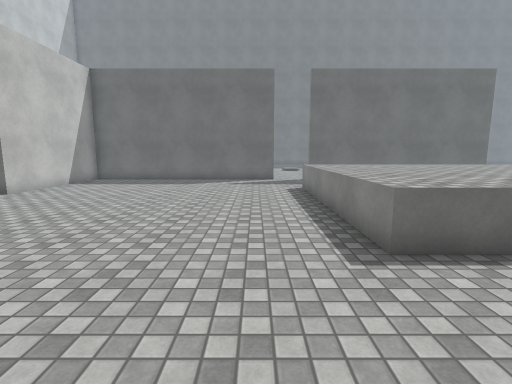
View 1 (above)

17 first-person views from a walk through a 3-D level made in the Unity game engine. The camera is 1.5 m above the floor, tilts 8° down and sees 85° across. The floor is counted in squares, 1 m on a side. Each view is taken from the middle of a square. On the plan, view 1 faces up. The plan holds only what a view shows up to about 14 squares ahead; the rest is blank. The place goes on beyond the plan. Door leaves are left out, so doorways stand open. Surface patterns are stand-ins for the level's own textures.

View 2
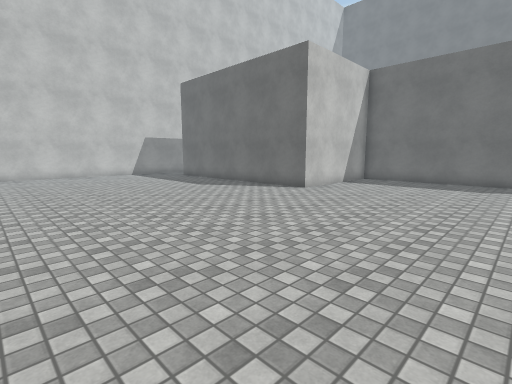

View 3
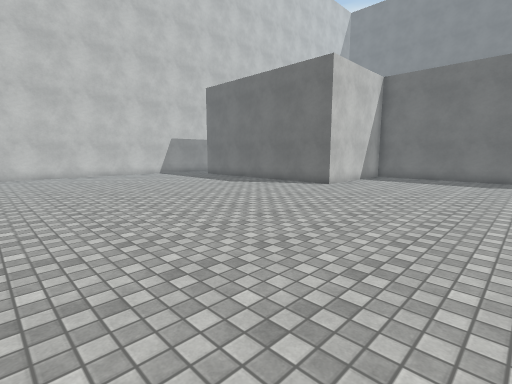

View 4
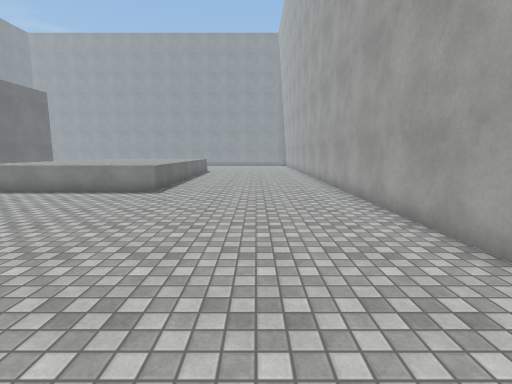

View 5
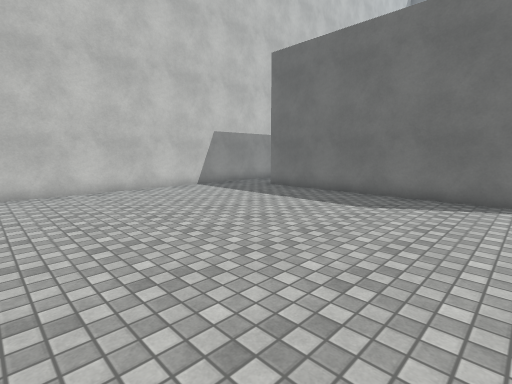

View 6
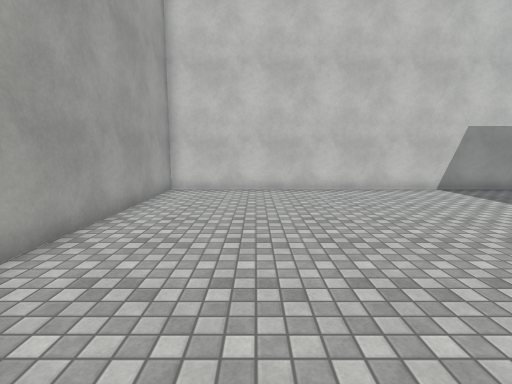

View 7
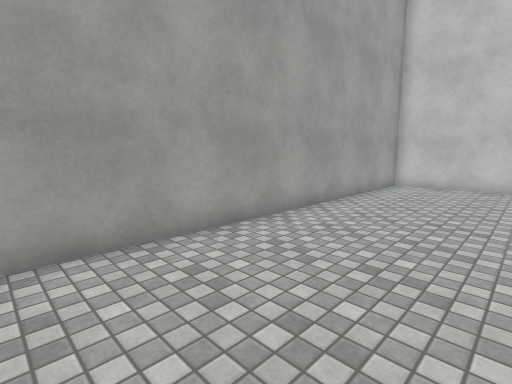

View 8
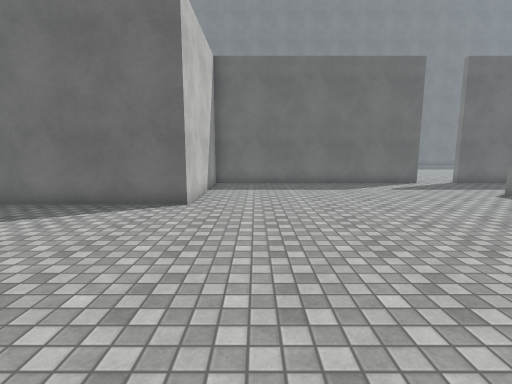

View 9
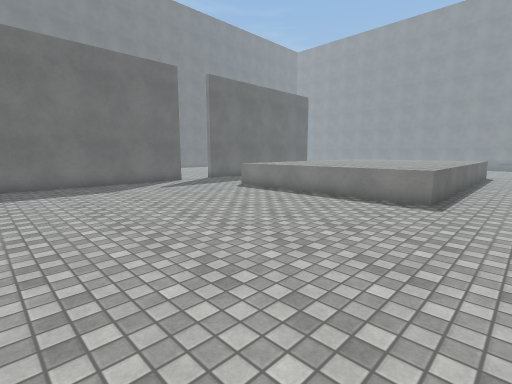

View 10
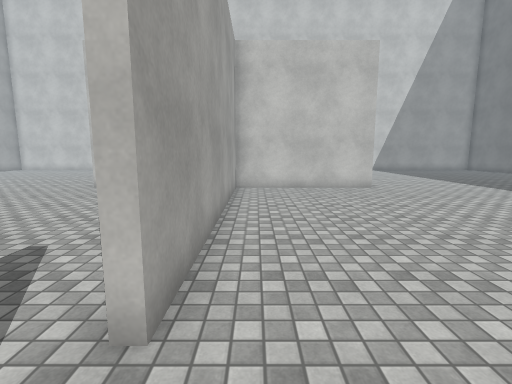

View 11
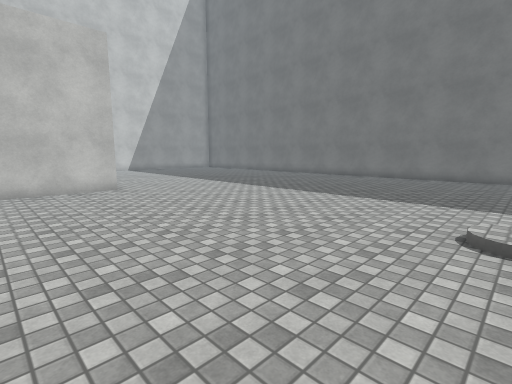

View 12
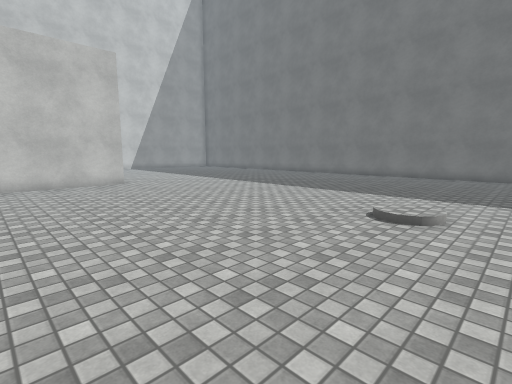

View 13
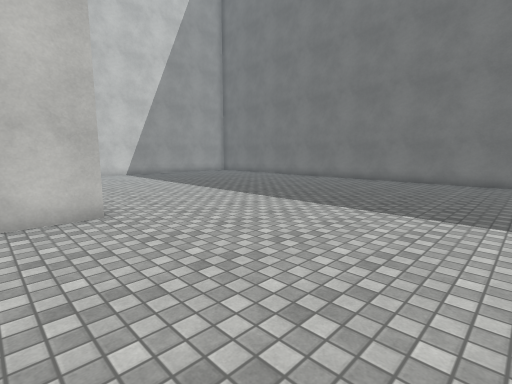

View 14
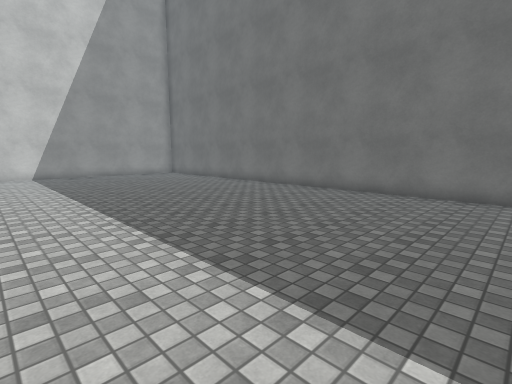

View 15
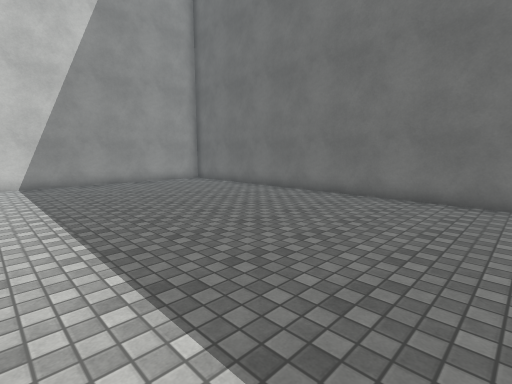

View 16
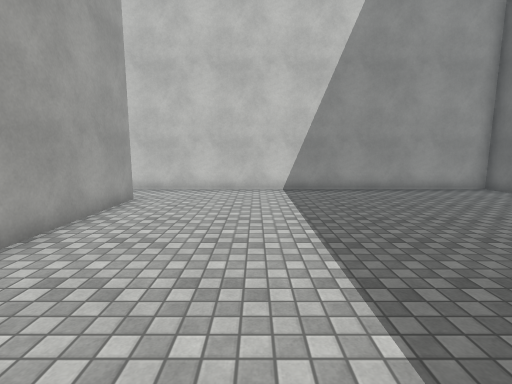

View 17
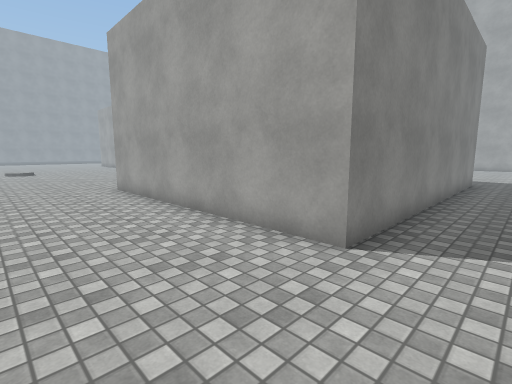

### Floor plan
Key: @ floor where view 1 was taken; # wall or solid block; . floor; ^ raised ledge; O other object.
Columns run from 22 left of view 1 to 5 right of it. Each row starts with its distance up from view 1.
 36 ###  ################  ####
 35 #..  ................  .. .
 34 #.................... .....
 33 #..........................
 32 #..........................
 31 #..........................
 30 #..........................
 29 #..........................
 28 #...........................
 27 #...........................
 26 #...........................
 25 #...........................
 24 #........................O..
 23 #...........................
 22 #..###########..............
 21 #..#         #..............
 20  ..#         #..............
 19  ..#         #..............
 18  ..#         #.............
 17  ..#         #............ .
 16  ..#         ###########..##
 15  ..#         #.............
 14   .#         #............
 13   .#         #............
 12   .#         #..........^
 11 # .#         #..........^^^^
 10 #..###########..........^^^^
  9 #.......................^^^^
  8 #.......................^^^^
  7 #.......................^^^^
  6 #.......................^^^^
  5 #.......................^^^^
  4 #.......................^^^^
  3 #...........................
  2 #...........................
  1 #...........................
  0 #.....................@.....
 -1 #...........................
 -2 #...........................
 -3 #.............. ............
 -4 ###############  ###########

Where each view was taken, in squares from view 1:
view 1: 0 up, 0 right, facing up
view 2: 0 up, 2 left, facing up-left
view 3: 2 down, 2 left, facing up-left
view 4: 0 up, 9 left, facing right
view 5: 0 up, 10 left, facing up-left
view 6: 0 up, 10 left, facing left
view 7: 1 up, 8 left, facing down-left
view 8: 2 up, 7 left, facing up
view 9: 2 up, 7 left, facing up-right
view 10: 17 up, 3 right, facing left
view 11: 18 up, 3 right, facing up-left
view 12: 17 up, 5 right, facing up-left
view 13: 20 up, 2 left, facing up-left
view 14: 25 up, 2 left, facing up-left
view 15: 26 up, 7 left, facing up-left
view 16: 26 up, 10 left, facing left
view 17: 26 up, 21 left, facing down-right
